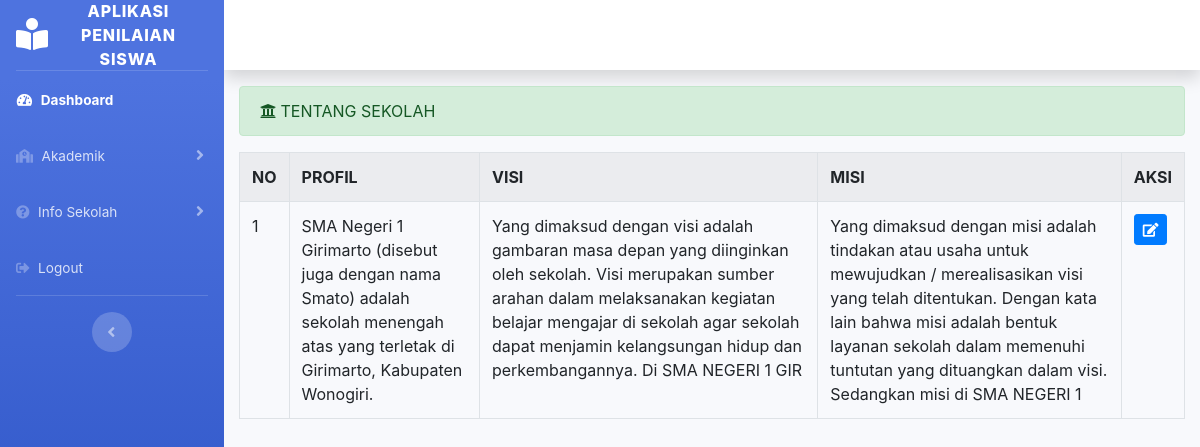
Page /index.php/tentang_sekolah on the committed database.
### tables this page shows
CREATE TABLE `tentang_sekolah` (
  `tentang_sekolah_id` int(11) NOT NULL,
  `profil` varchar(1000) NOT NULL,
  `visi` varchar(255) NOT NULL,
  `misi` varchar(255) NOT NULL,
  `NPSN` int(50) NOT NULL,
  `Alamat Sekolah` varchar(255) NOT NULL,
  `Website` varchar(255) NOT NULL,
  `Email` varchar(255) NOT NULL
);

### application/controllers/tentang_sekolah.php (called while the page is built, shortened)
 <?php
class Tentang_sekolah extends CI_Controller{
	public function index(){
		$data['tentang_sekolah'] = $this->tentangsekolah_model->tampil_data('tentang_sekolah')->result();
		$this->load->view("templates_administrator/header");
		$this->load->view("templates_administrator/sidebar");
		$this->load->view("administrator/tentang_sekolah", $data);
		$this->load->view("templates_administrator/footer");
	}
}

### index.php (called while the page is built, shortened)
<?php
require_once BASEPATH.'core/CodeIgniter.php';

### application/models/Tentangsekolah_model.php (called while the page is built, shortened)
<?php
class Tentangsekolah_model extends CI_Model{
	public function tampil_data($table){
		return $this->db->get($table);
	}
}

### application/views/administrator/tentang_sekolah.php (the view, shortened to what this page needs)
<div class="container-fluid">
	<div class="alert alert-success" role="alert">
		<i class="fas fa-university"></i> TENTANG SEKOLAH
	</div>
	<table class="table table-bordered table-striped table-hover">
		<tr>
			<th>NO</th>
			<th>PROFIL</th>
			<th>VISI</th>
			<th>MISI</th>
			<th>AKSI</th>
		</tr>
		<?php
		$no = 1;
		foreach ($tentang_sekolah as $ttg) : ?>
			<tr>
				<td><?php echo $no++ ?></td>
				<td><?php echo $ttg->profil ?></td>
				<td><?php echo $ttg->visi ?></td>
				<td><?php echo $ttg->misi ?></td>
				<td width="20px"><?php echo anchor('Tentang_sekolah/update/'.$ttg->tentang_sekolah_id,'<div class="btn btn-sm btn-primary"><i class="fa fa-edit"></i></div>')?></td>
			</tr>
		<?php endforeach; ?>
	</table>
</div>

### rows in the picture
tentang_sekolah: profil "SMA Negeri 1 Girimarto (disebut juga dengan nama Smato) adalah sekolah menengah atas yang terletak di Girimarto, Kabupaten Wonogiri.", visi "Yang dimaksud dengan visi adalah gambaran masa depan yang diinginkan oleh sekolah. Visi merupakan sumber arahan dalam melaksanakan kegiatan belajar mengajar di sekolah agar sekolah dapat menjamin kelangsungan hidup dan perkembangannya. Di SMA NEGERI 1 GIR", misi "Yang dimaksud dengan misi adalah tindakan atau usaha untuk mewujudkan / merealisasikan visi yang telah ditentukan. Dengan kata lain bahwa misi adalah bentuk layanan sekolah dalam memenuhi tuntutan yang dituangkan dalam visi. Sedangkan misi di SMA NEGERI 1"
